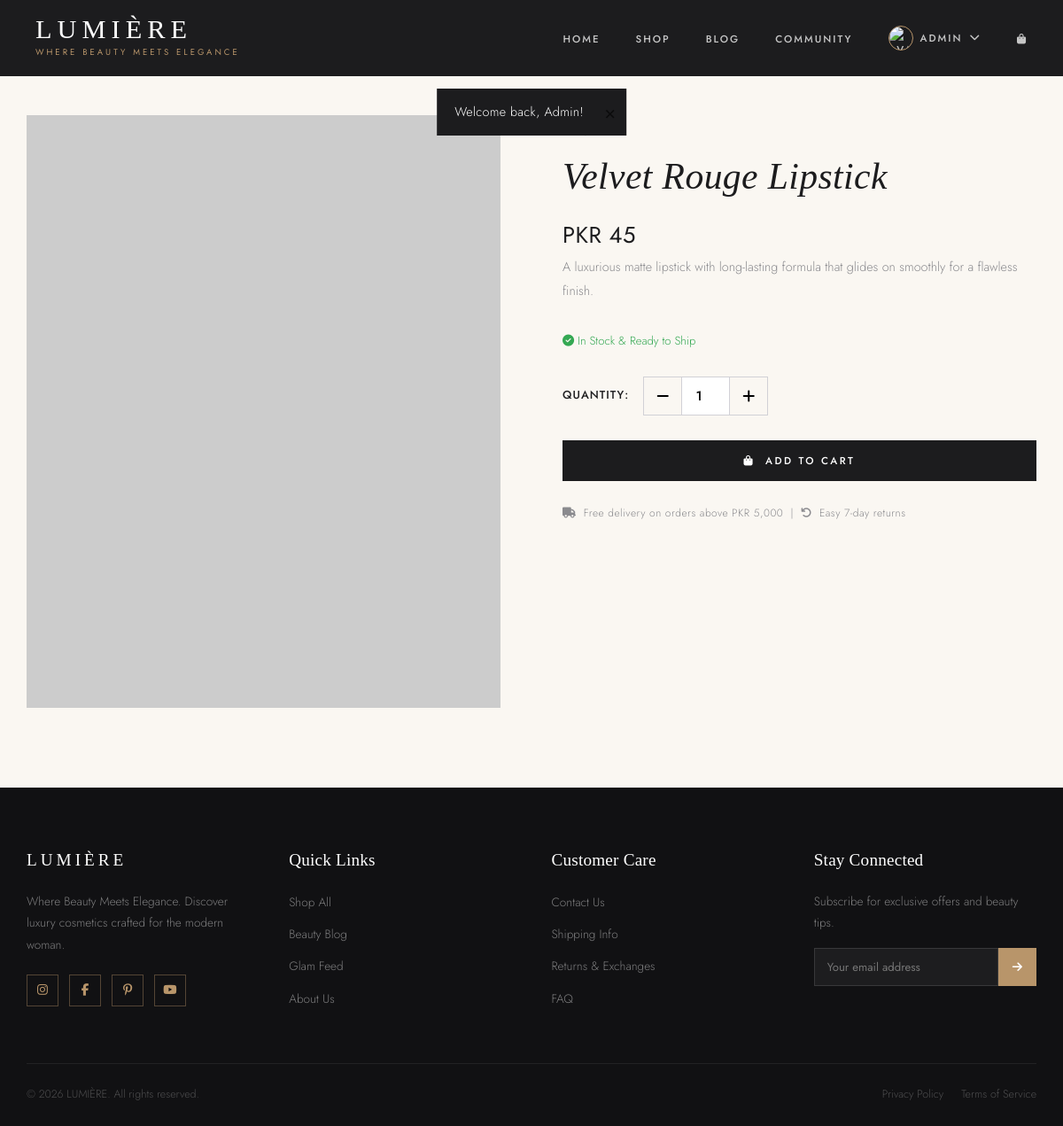
The page /product.php?id=1 (signed in) on the database its author committed.
### tables this page shows
CREATE TABLE products (
    id INT PRIMARY KEY AUTO_INCREMENT,
    name VARCHAR(255) NOT NULL,
    description TEXT,
    price DECIMAL(10, 2) NOT NULL,
    category ENUM('Lips', 'Eyes', 'Face', 'Sets') NOT NULL,
    image VARCHAR(255) NOT NULL,
    stock INT DEFAULT 0,
    featured TINYINT(1) DEFAULT 0,
    created_at TIMESTAMP DEFAULT CURRENT_TIMESTAMP
);

### includes/db.php (called while the page is built, shortened)
<?php
function h($string) {
    return htmlspecialchars($string, ENT_QUOTES, 'UTF-8');
}

### product.php (the view, shortened to what this page needs)
<?php
require_once 'includes/db.php';
$productId = filter_input(INPUT_GET, 'id', FILTER_VALIDATE_INT);
$stmt = $pdo->prepare("SELECT * FROM products WHERE id = ?");
$stmt->execute([$productId]);
$product = $stmt->fetch();
require_once 'includes/header.php';
?>
<section class="product-detail">
    <div class="product-gallery">
        <div class="product-main-image">
            <img src="uploads/products/<?php echo h($product['image']); ?>"
                 alt="<?php echo h($product['name']); ?>"
                 onerror="this.src='https://placehold.co/600x750/F2E8E1/B8956A?text=LUMIERE'">
        </div>
    </div>
    <div class="product-details">
        <span class="product-category"><?php echo h($product['category']); ?></span>
        <h1><?php echo h($product['name']); ?></h1>
        <span class="product-price">PKR <?php echo number_format($product['price'], 0); ?></span>
        <p class="product-description"><?php echo nl2br(h($product['description'])); ?></p>
        <?php if ($product['stock'] > 0): ?>
            <p class="stock-info <?php echo $product['stock'] <= 5 ? 'low-stock' : 'in-stock'; ?>">
                <i class="fas fa-check-circle"></i>
                <?php if ($product['stock'] <= 5): ?>
                    Only <?php echo $product['stock']; ?> left in stock — order soon
                <?php else: ?>
                    In Stock &amp; Ready to Ship
                <?php endif; ?>
            </p>
            <form method="POST" action="">
                <div class="quantity-selector">
                    <label>Quantity:</label>
                    <div class="quantity-input">
                        <button type="button"><i class="fas fa-minus"></i></button>
                        <input type="number" name="quantity" value="1" min="1" max="<?php echo $product['stock']; ?>">
                        <button type="button"><i class="fas fa-plus"></i></button>
                    </div>
                </div>
                <button type="submit" name="add_to_cart" class="btn btn-primary" style="width:100%; margin-bottom:12px;">
                    <i class="fas fa-shopping-bag"></i> &nbsp;Add to Cart
                </button>
            </form>
            <p style="font-size:0.75rem; color:var(--muted); margin-top:14px; letter-spacing:0.5px;">
                <i class="fas fa-truck"></i> &nbsp;Free delivery on orders above PKR 5,000 &nbsp;|&nbsp;
                <i class="fas fa-undo"></i> &nbsp;Easy 7-day returns
            </p>
        <?php endif; ?>
    </div>
</section>
<?php require_once 'includes/footer.php'; ?>

### css/style.css (style rules this page uses)
:root { --ivory: #FAF7F2; --charcoal: #1C1C1E; --charcoal-2: #2C2C2E; --rose-gold: #B8956A; --rose-gold-lt: #C9A96E; --blush: #F2E8E1; --blush-dark: #E8D5C8; --white: #FFFFFF; --muted: #8A8A8E; --muted-light: #D1D1D6; --success: #34A853; --error: #C0392B; --warning: #E67E22; --font-head: 'Cormorant Garamond', Georgia, serif; --font-body: 'Jost', 'Helvetica Neue', sans-serif; --ease: cubic-bezier(0.25, 0.46, 0.45, 0.94); --trans: all 0.35s var(--ease); --shadow-sm: 0 2px 12px rgba(28,28,30,0.07); --shadow-md: 0 8px 32px rgba(28,28,30,0.12); --shadow-lg: 0 20px 60px rgba(28,28,30,0.15); }
*, *::before, *::after { margin: 0; padding: 0; box-sizing: border-box; }
html { scroll-behavior: smooth; }
body { font-family: var(--font-body); font-weight: 300; font-size: 15px; line-height: 1.75; color: var(--charcoal); background-color: var(--ivory); -webkit-font-smoothing: antialiased; }
img { max-width: 100%; height: auto; display: block; }
button { cursor: pointer; font-family: inherit; border: none; background: none; }
input, textarea, select { font-family: inherit; font-size: inherit; }
h1, h2, h3, h4, h5, h6 { font-family: var(--font-head); font-weight: 400; line-height: 1.25; color: var(--charcoal); letter-spacing: 0.01em; }
h1 { font-size: clamp(2.8rem, 6vw, 5rem); }
.btn { display: inline-block; padding: 14px 38px; font-family: var(--font-body); font-size: 0.72rem; font-weight: 500; letter-spacing: 2.5px; text-transform: uppercase; cursor: pointer; transition: var(--trans); border: none; position: relative; overflow: hidden; }
.btn-primary { background: var(--charcoal); color: var(--white); border: 1.5px solid var(--charcoal); }
.product-category { font-size: 0.68rem; letter-spacing: 2.5px; text-transform: uppercase; color: var(--rose-gold); margin-bottom: 6px; display: block; font-weight: 500; }
.product-price { font-size: 0.95rem; font-weight: 500; color: var(--charcoal); letter-spacing: 0.5px; }
.product-detail { max-width: 1200px; margin: 0 auto; padding: 130px 30px 90px; display: grid; grid-template-columns: 1fr 1fr; gap: 70px; align-items: start; }
.product-gallery { position: sticky; top: 110px; }
.product-main-image { aspect-ratio: 4/5; background: var(--blush); overflow: hidden; }
.product-main-image img { width: 100%; height: 100%; object-fit: cover; }
.product-details { padding-top: 10px; }
.product-details .product-category { font-size: 0.7rem; margin-bottom: 14px; }
.product-details h1 { font-size: 2.6rem; margin-bottom: 18px; font-style: italic; font-weight: 300; }
.product-details .product-price { font-size: 1.6rem; margin-bottom: 28px; color: var(--charcoal); font-weight: 400; }
.product-description { color: var(--muted); line-height: 1.85; margin-bottom: 32px; font-size: 0.9rem; }
.quantity-selector { display: flex; align-items: center; gap: 16px; margin-bottom: 28px; }
.quantity-selector label { font-weight: 500; font-size: 0.8rem; letter-spacing: 1px; text-transform: uppercase; }
.quantity-input { display: flex; align-items: center; border: 1px solid var(--muted-light); }
.quantity-input button { width: 42px; height: 42px; display: flex; align-items: center; justify-content: center; font-size: 1rem; transition: var(--trans); }
.quantity-input input { width: 55px; height: 42px; text-align: center; border: none; border-left: 1px solid var(--muted-light); border-right: 1px solid var(--muted-light); font-weight: 500; }
.stock-info { font-size: 0.82rem; margin-bottom: 28px; }
.stock-info.in-stock { color: var(--success); }

### rows shown on the page
products: name "Velvet Rouge Lipstick", price "45", description "A luxurious matte lipstick with long-lasting formula that glides on smoothly for a flawless finish."

### other values the page prints
$flash['message'] "Welcome back, Admin!"
$_SESSION['user_name'] "ADMIN"
